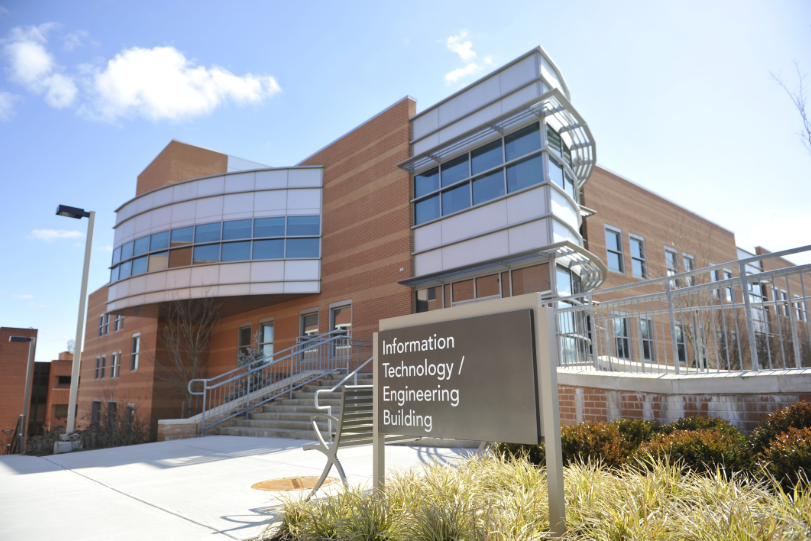
#> input picture Nonlinear-Rank-Filters/images/umbc.png, 811 x 541 px, found by its file name
$ jupyter execute nonlinear-bilateral.ipynb   (shell and % lines are left out)
#> lines starting #> are read from the running program, lines starting #| are printed output that depends on the picture; long printed decimals are rounded
# Image Filtering: Spatial Methods

[cell 1]

import numpy as np

import matplotlib.image as img
import matplotlib.pyplot as plt

from skimage import io
from skimage.filters.rank import mean_bilateral
from skimage.restoration import denoise_bilateral
from skimage.util import random_noise
from skimage.util import img_as_ubyte
from skimage.util import img_as_float32 as img_as_float

[cell 2]
def print_imginfo(I):
    print(type(I))
    print(I.shape, I.dtype)
    print('Data range:', np.min(I), 'to', np.max(I))

[cell 3]
def show_plots(I, titles=None):
    fig, ax = plt.subplots(1, len(I), figsize=(12,2))

    r = I[0].shape[0]//2

    for i in np.arange(0,len(I)):
        ax[i].plot(I[i][r,:])
        ax[i].set_ylim(-0.1,1.1)
        ax[i].set_axis_off()
        if titles != None:
            ax[i].set_title(titles[i])

[cell 4]
def show_images(I, titles=None):
    fig, ax = plt.subplots(1, len(I), figsize=(12,12))

    for i in np.arange(0,len(I)):
        ax[i].imshow(I[i], cmap='gray')
        ax[i].set_axis_off()
        if titles != None:
            ax[i].set_title(titles[i])

[cell 5]
I1 = io.imread("../../images/umbc.png", as_gray=True)
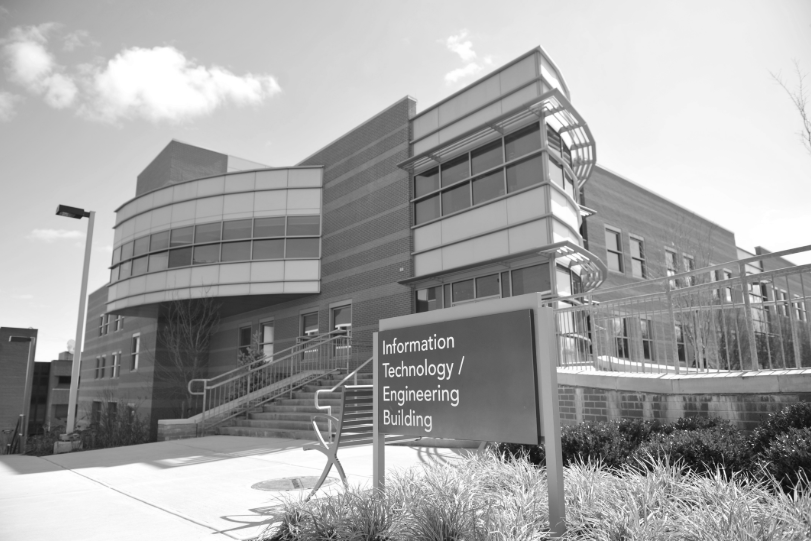
#> I1: shape (541, 811) float64; min 0.0426, max 1, mean 0.647
I1 = img_as_float(I1)

noise_std = 0.05
In = random_noise(I1, var=noise_std**2)
In = img_as_float(In)

show_plots([I1, In], ['Original','Noisy Image'])
#> the loop in show_plots, `for i in np.arange(0,len(I)):` made 2 passes
show_images([I1, In], ['Original','Noisy Image'])
#> the loop in show_images, `for i in np.arange(0,len(I)):` made 2 passes
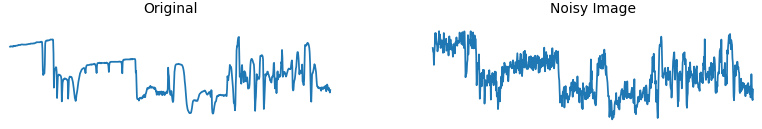
#> figure drawn by matplotlib, 2 panels
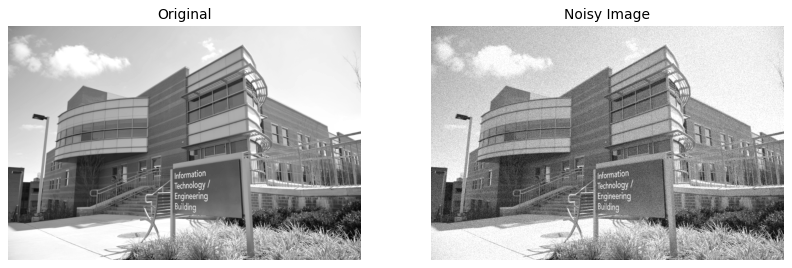
#> figure drawn by matplotlib, 2 panels

## Non-Linear Filter: Bilateral Filter

[cell 6]
def box(N, M=None):
    if M == None:
        M = N

    h = np.ones((N,M))
    return h

[cell 7]
# domain: all pixels in kernel mask
# range: intensities in [v-s0,v+s1]
I2 = mean_bilateral(img_as_ubyte(In), box(9), s0=50, s1=50)
I2 = img_as_float(I2)

print_imginfo(I2)
#| <class 'numpy.ndarray'>
#| (541, 811) float32
#| Data range: 0.07451 to 0.9922

show_plots([I1, I2], ['Original','Box-Mean Bilateral'])
#> the loop in show_plots (call 2), `for i in np.arange(0,len(I)):` made 2 passes
show_images([In, I2], ['Noisy Image','Box-Mean Bilateral'])
#> the loop in show_images (call 2), `for i in np.arange(0,len(I)):` made 2 passes
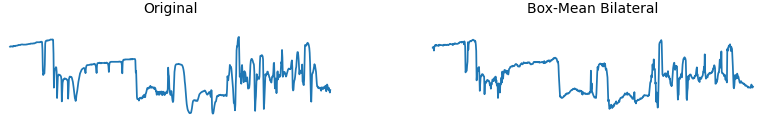
#> figure drawn by matplotlib, 2 panels

[cell 8]
# domain: sigma_spatial, win_size
# range: sigma_color, [bins=10000]
I3 = denoise_bilateral(In, sigma_color=0.10, sigma_spatial=2, win_size=7)

print_imginfo(I3)
#| <class 'numpy.ndarray'>
#| (541, 811) float32
#| Data range: 0.007108 to 0.9959

show_plots([I1, I3], ['Original','Gaussian Bilateral'])
show_images([In, I3], ['Noisy Image','Gaussian Bilateral'])
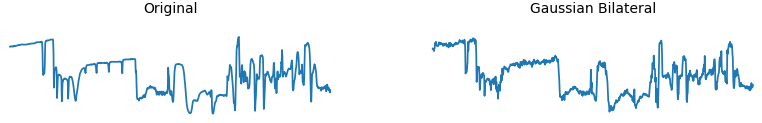
#> figure drawn by matplotlib, 2 panels

[cell 9]
def show_imghist(I, vmin=0.0, vmax=1.0):
    fig, ax = plt.subplots(1, 2, figsize=(10,3))

    ax[0].imshow(I, cmap='gray', vmin=vmin, vmax=vmax)
    ax[0].set_axis_off()

    ax[1].hist(I.ravel(), lw=0, bins=256, range=(vmin, vmax));
    ax[1].set_xlim(vmin, vmax)
    ax[1].set_yticks([])

[cell 10]
show_imghist(I2)
show_imghist(I3)
show_imghist(I3-I2,vmin=-0.075,vmax=0.075)
#> call 3 of show_imghist, with vmin = -0.075, vmax = 0.075
#> in show_imghist (call 3), `ax[1].hist(I.ravel(), lw=0, bins=256, range=(vmin, vmax));`:
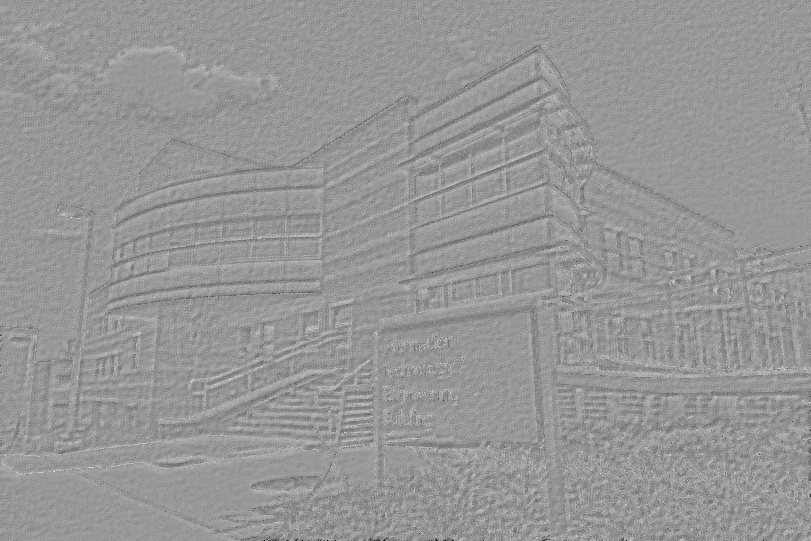
#> I: shape (541, 811) float32; min -0.202, max 0.143, mean 0.002; drawn with min black and max white
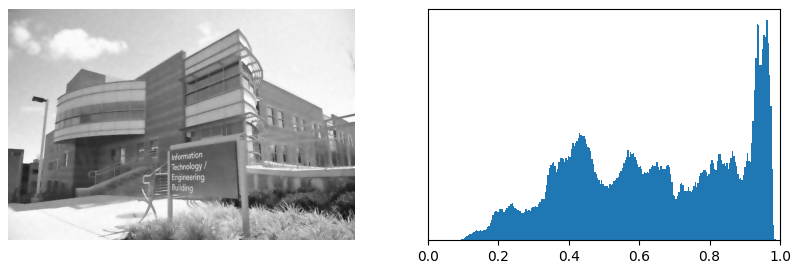
#> figure drawn by matplotlib, 2 panels
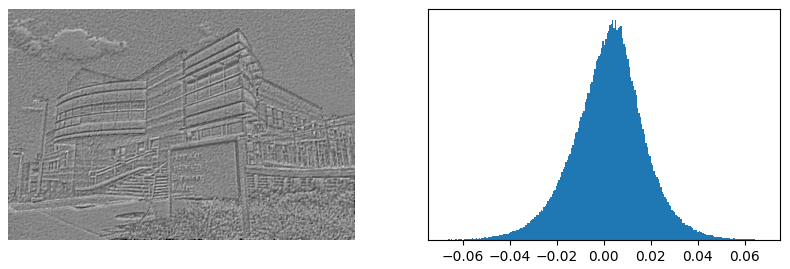
#> figure drawn by matplotlib, 2 panels
